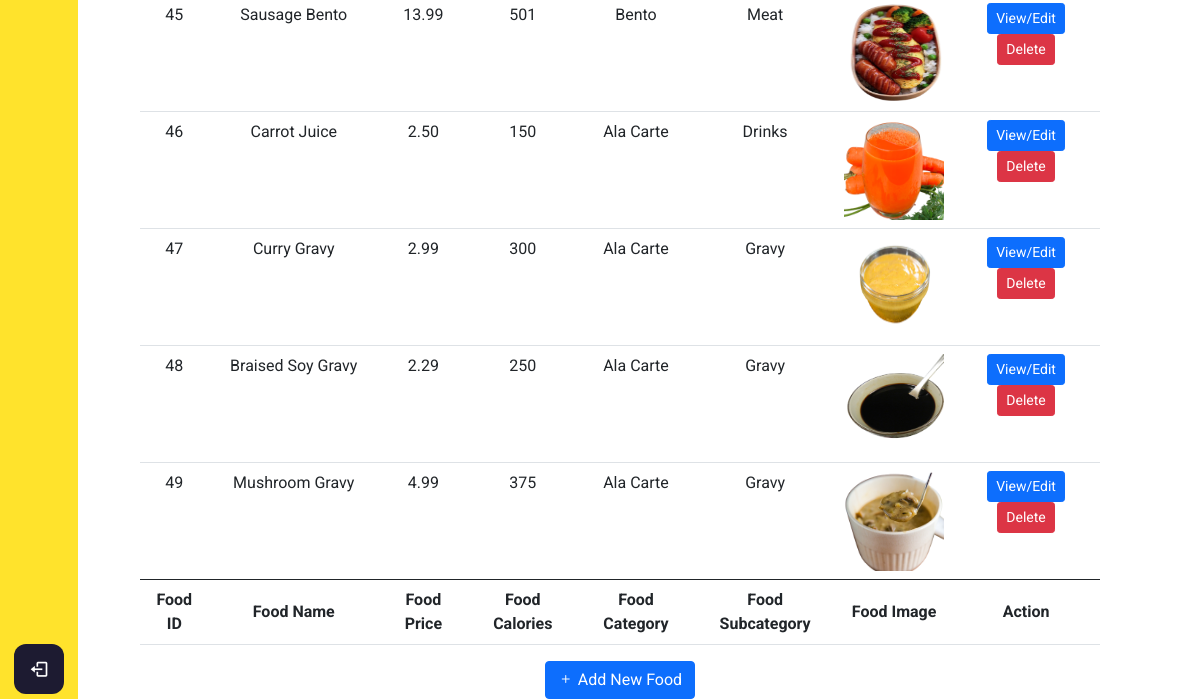
/admin/foodmanagement.php (lower part), run on an earlier commit of the app's database.
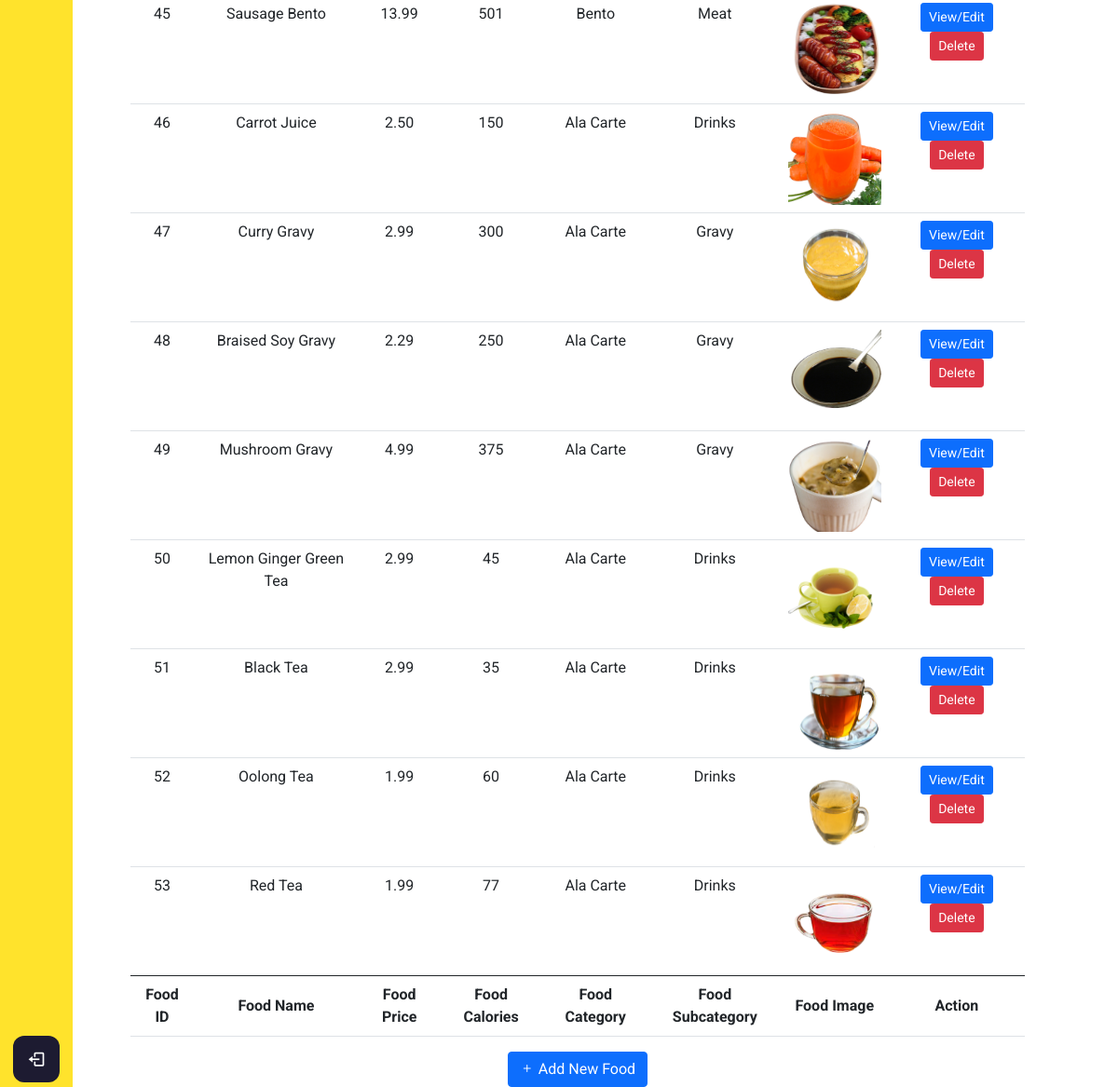
And on a later commit of the database.
### tables this page shows
CREATE TABLE `food` (
  `food_id` int(11) NOT NULL,
  `food_name` varchar(255) NOT NULL,
  `food_category` varchar(128) NOT NULL,
  `food_subcategory` varchar(128) NOT NULL,
  `food_healthierchoice` smallint(6) DEFAULT '0',
  `food_vegan` smallint(6) DEFAULT NULL,
  `food_price` decimal(10,2) NOT NULL,
  `food_calories` int(11) NOT NULL,
  `food_img` varchar(256) DEFAULT NULL
);

### config/db.php (called while the page is built, shortened)
<?php
class DB {
  protected static $mdb = null;
  public static function getMDB() {
    $mdb = DB::$mdb;
    if ($mdb === null) {
      $mdb = DB::$mdb = new MeekroDB();
    }
    $mdb->sync_config();
    return $mdb;
  }
  public static function query() { $args = func_get_args(); return call_user_func_array(array(DB::getMDB(), 'query'), $args); }
}
class MeekroDB {
  public $encoding = 'latin1';
  public $connect_options = array(MYSQLI_OPT_CONNECT_TIMEOUT => 30);
  public $internal_mysql = null;
  public function __construct($host=null, $user=null, $password=null, $dbName=null, $port=null, $encoding=null, $socket=null)  {
    if ($encoding === null) $encoding = DB::$encoding;
    $this->encoding = $encoding;
  }
  public function get() {
    $mysql = $this->internal_mysql;
    if (!($mysql instanceof MySQLi)) {
      $mysql = new mysqli();
      foreach ($this->connect_options as $key => $value) {
        $mysql->options($key, $value);
      }
      $mysql->set_charset($this->encoding);
      $this->internal_mysql = $mysql;
    }
    return $mysql;
  }
  protected function preparseQueryParams() {
    $args = func_get_args();
    $sql = trim(strval(array_shift($args)));
    $args_all = $args;
    if (count($args_all) == 0) return array($sql);
    $chunkyQuery = array();
    return $chunkyQuery;
  }
  public function parseQueryParams() {
    $args = func_get_args();
    $chunkyQuery = call_user_func_array(array($this, 'preparseQueryParams'), $args);
    $query = '';
    foreach ($chunkyQuery as $chunk) {
      if (is_string($chunk)) {
        $query .= $chunk;
        continue;
      }
      $result = '';
      $query .= $result;
    }
    return $query;
  }
  protected function prependCall($function, $args, $prepend) { array_unshift($args, $prepend); return call_user_func_array($function, $args); }
  public function query() { $args = func_get_args(); return $this->prependCall(array($this, 'queryHelper'), $args, 'assoc'); }
  protected function queryHelper() {
    $args = func_get_args();
    $type = array_shift($args);
    $db = $this->get();
    $is_buffered = true;
    $row_type = 'assoc';
    $full_names = false;
    $sql = call_user_func_array(array($this, 'parseQueryParams'), $args);
    $result = $db->query($sql, $is_buffered ? MYSQLI_STORE_RESULT : MYSQLI_USE_RESULT);
    $return = array();
    while ($row = ($row_type == 'assoc' ? $result->fetch_assoc() : $result->fetch_row())) {
      $return[] = $row;
    }
    return $return;
  }
}
?>

### admin/foodmanagement.php (the view, shortened to what this page needs)
<?php
include "../config/db.php";
?>
<!DOCTYPE html>
<html lang="en" dir="ltr">
  <head>
    <link rel="stylesheet" href="adminstyle.css">
    <link href='https://unpkg.com/boxicons@2.0.7/css/boxicons.min.css' rel='stylesheet'>
    <link href="https://cdn.jsdelivr.net/npm/bootstrap@5.0.0-beta3/dist/css/bootstrap.min.css" rel="stylesheet">
    <link rel="stylesheet" href="https://cdn.jsdelivr.net/npm/bootstrap-icons@1.4.1/font/bootstrap-icons.css">
   </head>
<body>
  <?php
  include "adminheader.php";
  ?>
  <div class="home_content">
    <table class="table table-hover">
        <tbody>
        <?php
        $getFoodQuery = DB::query("SELECT * FROM food");
        foreach($getFoodQuery as $getFoodResult){
        ?>
            <tr class="fooddata fooddata<?php echo $getFoodResult['food_id']; ?>">
              <td class="foodid"><?php echo $getFoodResult['food_id']; ?></td>
              <td class="foodname"><?php echo ucwords($getFoodResult['food_name']); ?></td>
              <td class="foodname"><?php echo $getFoodResult['food_price']; ?></td>
              <td class="foodcalories"><?php echo $getFoodResult['food_calories']; ?></td>
              <td class="foodcategory"><?php echo ucwords($getFoodResult['food_category']); ?></td>
              <td class="foodsubcategory"><?php echo ucwords($getFoodResult['food_subcategory']); ?></td>
              <td class="foodsimg"><img src="<?php echo $getFoodResult['food_img']; ?>"></td>
              <td><button type="button" class="btn btn-primary btn-sm editFood" id="editFood" value="editFood" data-id="<?php echo $getFoodResult['food_id']; ?>" data-bs-toggle="modal" data-bs-target="#foodinfo<?php echo $getFoodResult['food_id']; ?>" >View/Edit</button>
                  <button type="button" class="btn btn-danger btn-sm deleteFood" data-id="<?php echo $getFoodResult['food_id']; ?>" data-url="<?php echo $getFoodResult['food_img'] ?>" data-name="<?php echo $getFoodResult['food_name']; ?>" >Delete</button>
              </td>
            </tr>
        <?php
        }
        ?>
        </tbody>
        <tfoot>
          <tr>
            <th scope="col">Food ID</th>
            <th scope="col">Food Name</th>
            <th scope="col">Food Price</th>
            <th scope="col">Food Calories</th>
            <th scope="col">Food Category</th>
            <th scope="col">Food Subcategory</th>
            <th scope="col">Food Image</th>
            <th scope="col">Action</th>
          </tr>
        </tfoot>
    </table>
    <button type="button" data-bs-toggle="modal" data-bs-target="#addFood" class="btn btn-primary"><i class="bi bi-plus"></i> Add New Food</button>
  </div>
</body>
</html>

What changed in the data, as far as the page shows it:
added food: food_id "50", food_name "Lemon Ginger Green Tea", food_price "2.99", food_calories "45", food_category "Ala Carte", food_subcategory "Drinks", food_img (picture)
added food: food_id "51", food_name "Black Tea", food_price "2.99", food_calories "35", food_category "Ala Carte", food_subcategory "Drinks", food_img (picture)
added food: food_id "52", food_name "Oolong Tea", food_price "1.99", food_calories "60", food_category "Ala Carte", food_subcategory "Drinks", food_img (picture)
added food: food_id "53", food_name "Red Tea", food_price "1.99", food_calories "77", food_category "Ala Carte", food_subcategory "Drinks", food_img (picture)
